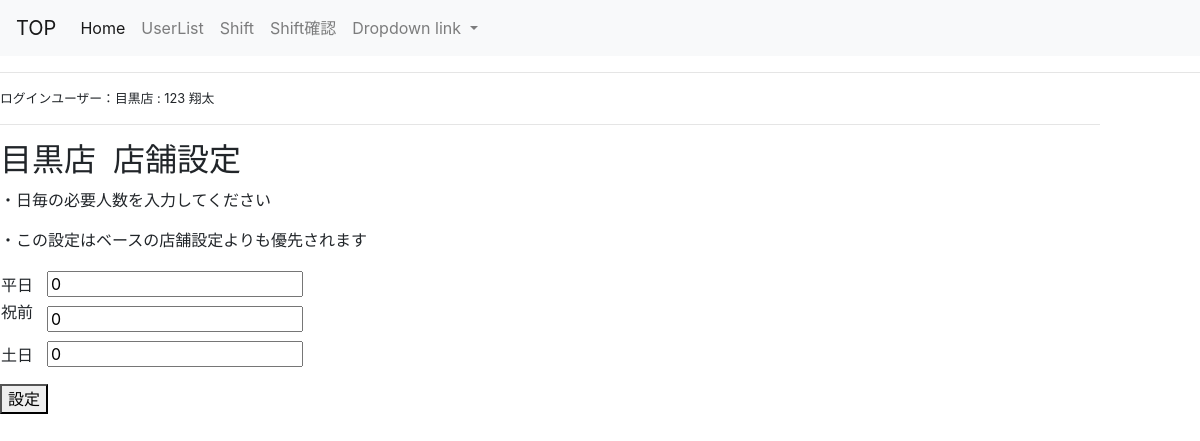
The app's page /shop_config/ (signed in), older data.
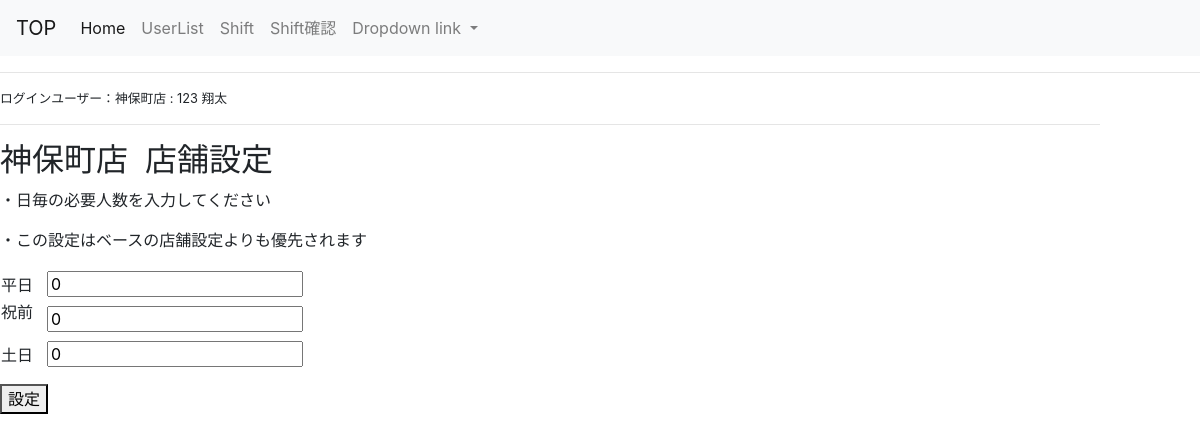
The same page, newer data.
### register/models.py (models this page shows, shortened)
class User(AbstractBaseUser, PermissionsMixin):
    email = models.EmailField(_('email address'), unique=True)
    first_name = models.CharField(_('first name'), max_length=30, blank=True)
    last_name = models.CharField(_('last name'), max_length=150, blank=True)
    is_staff = models.BooleanField(
        _('staff status'),
        default=False,
        help_text=_(
            'Designates whether the user can log into this admin site.'),
    )
    is_active = models.BooleanField(
        _('active'),
        default=True,
        help_text=_(
            'Designates whether this user should be treated as active. '
            'Unselect this instead of deleting accounts.'
        ),
    )
    date_joined = models.DateTimeField(_('date joined'), default=timezone.now)
    objects = CustomUserManager()
    EMAIL_FIELD = 'email'
    USERNAME_FIELD = 'email'
    REQUIRED_FIELDS = []
    class Meta:
        verbose_name = _('user')
        verbose_name_plural = _('users')

class Shops(models.Model):
    SHOP_CHOICES = (
    ('1', '目黒'),
    ('2', '狛江'),
    ('3', '神保町'),
    ('4', '上野広小路'),
    ('5', '北千住'),)
    shop = models.CharField("店舗", max_length=3,choices=SHOP_CHOICES, blank=True,default=1)
    user = models.OneToOneField(settings.AUTH_USER_MODEL,on_delete=models.CASCADE,)

### app/views.py (the view)
# urls.py: path('shop_config/',views.Shop_base_views.as_view(),name='shop_config'),
class Shop_base_views(generic.CreateView):
    model = Shop_config
    template_name= 'app/shop_config.html'
    form_class = Shop_base_configForm
    success_url = "shift/shift_list"
    def get_initial(self):
        initial = super().get_initial()
        initial["shops"] = self.request.user.shops
        return initial

### app/forms.py
class Shop_base_configForm(forms.ModelForm):
    class Meta:
        model = Shop_config
        fields=('shops','base_pa_a','base_pa_b','base_pa_c',)
        wifgets={
                'shops':forms.HiddenInput,}

### app/templates/app/shop_config.html (shortened to what this page needs)
{% extends "register/base.html" %}
{% block content %}
    <div class = "common-form">
    <form action="" method="POST">
      <div class="form-group">
            <table>
              <th width="15%"></th>
              <th></th>
              <h2>{{ user.shops.get_shop_display }}店&nbsp; 店舗設定</h2>
              <p>・日毎の必要人数を入力してください</p>
              <p>・この設定はベースの店舗設定よりも優先されます</p>
              <th></th>
              <tr>
                  <td >平日</td>
                  <td>{{ form.base_pa_a }}</td>
              </tr>
              <tr>
                <td><p>祝前</p></td>
                <td >{{ form.base_pa_b }}</td>
              </tr>
              <tr>
                  <td >土日</td>
                  <td>{{ form.base_pa_c }}</td>
              </tr>
            </table>
        </div>
        <button  type="submit" class = "submit" class="btn btn-primary btn-lg">設定</button>
    </form>
    </div>
    {% endblock %}

### register/templates/register/base.html (shortened to what this page needs)
{% load static %}
<head>
    <link rel="stylesheet" href="https://stackpath.bootstrapcdn.com/bootstrap/4.3.1/css/bootstrap.min.css">
<head>
  {% if user.is_superuser %}
    <nav class="navbar navbar-expand-lg navbar-light bg-light">
        <a class="navbar-brand" href="#">TOP</a>
        <div class="collapse navbar-collapse" id="navbarNavDropdown">
          <ul class="navbar-nav">
            <li class="nav-item active">
              <a class="nav-link" href="{% url 'register:top' %}">Home <span class="sr-only">(current)</span></a>
            </li>
            <li class="nav-item">
              <a class="nav-link" href="{% url 'register:user_list'%}">UserList</a>
            </li>
            <li class="nav-item">
              <a class="nav-link" href="{% url 'app:month_with_forms' user.pk  %}">Shift</a>
            </li>
            <li class="nav-item">
              <a class="nav-link" href="{% url 'app:shift_list' %}">Shift確認</a>
            </li>
            <li class="nav-item dropdown">
              <a class="nav-link dropdown-toggle" href="#" id="navbarDropdownMenuLink" role="button" data-toggle="dropdown" aria-haspopup="true" aria-expanded="false">
                Dropdown link
              </a>
              </li>
              </ul>
        </div>
      </nav><hr>
      <div class="mgr-10"><small>ログインユーザー：{{user.shops.get_shop_display}}店&nbsp;:&nbsp;{{ user.last_name }}&nbsp;{{user.first_name}}</small><hr></div>
      {% endif %}
        {% block content %}{% endblock %}</div>
</html>

Row changes from the older to the newer data that the page shows:
changed through a linked row, User "翔太": shops.shop "目黒" → "神保町"
